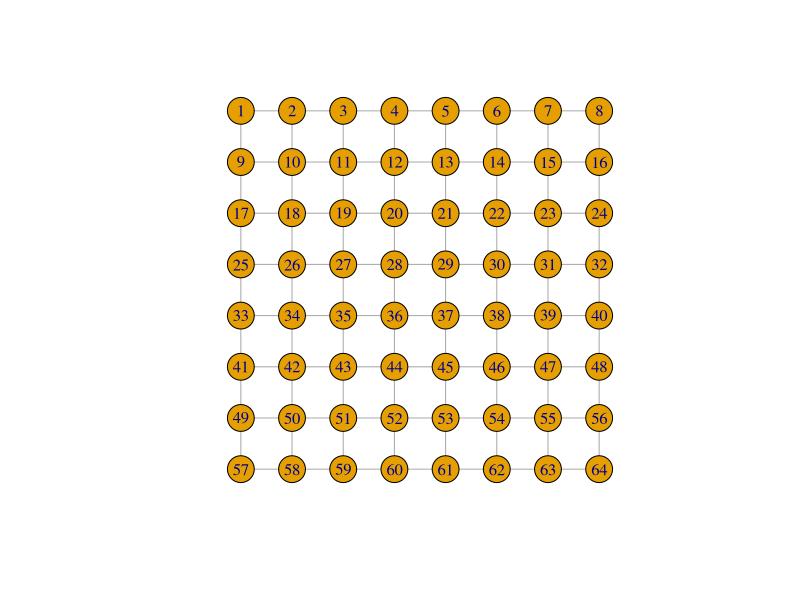
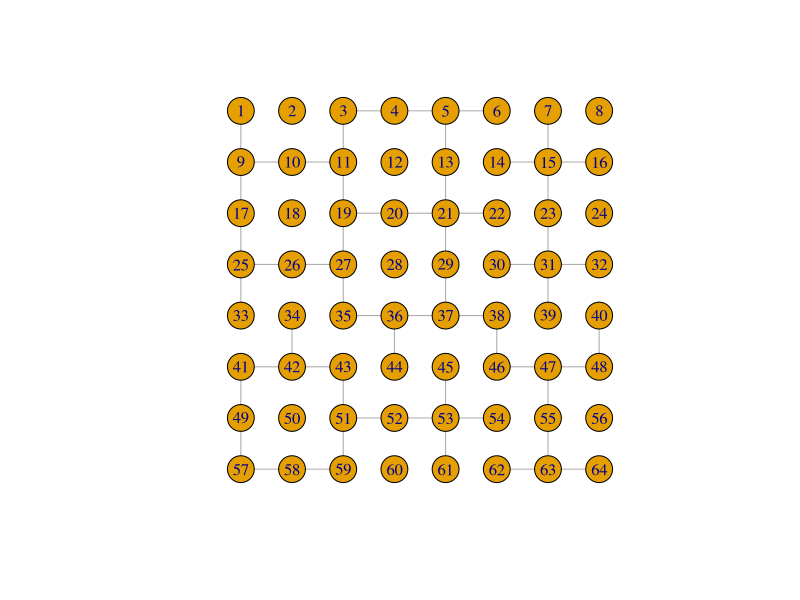

Write the R code that produced these figures, in order. (Note: this script raises an error after producing the figures.)

library(igraph)
library(tidyverse)


textile_size <- c(8,8)
code_cols <- sample(c(1,0), textile_size[1] - 1, replace = TRUE)
code_rows <- sample(c(1,0), textile_size[2] - 1, replace = TRUE)

g <- graph.lattice(textile_size)
# plot(g)

edges <- get.data.frame(g, "edges") %>%
  mutate(row_or_col = ifelse(to - from == 1, "row","col"),
         row_or_col_n = ifelse(row_or_col == "row",
                               from %/% textile_size[1] + 1,
                               ifelse(to %% textile_size[2] == 0, textile_size[2],
                                      to %% textile_size[2])))

# Create xy positions for nodes
nodes <- V(g)
pos <- matrix(V(g), nrow=textile_size[1], ncol = textile_size[2], byrow = TRUE,
              dimnames = list(1:textile_size[1], 1:textile_size[2]))
pos <- as_tibble(pos) %>% rownames_to_column(var = "x")
nodes <- pos %>%  pivot_longer(-x, names_to = "y", values_to = "name") %>%
  select(name, x, y) %>%
  map_df(as.numeric)

g <- graph.data.frame(edges, vertices = as.data.frame(nodes), directed = FALSE)
layout <- as.matrix(nodes[,c("x","y")]) %*% matrix(c(0,1,-1,0), nrow = 2)

# layout: need to rotate the layout matrix, igraph.plot uses bottom-whatever indexing
plot(g, layout = layout)

edges_code <- get.data.frame(g, "edges") %>%
  group_by(row_or_col, row_or_col_n) %>%
  mutate(odd_row_col = row_or_col_n %% 2) %>%
  mutate(code_original = ifelse(row_or_col == "col", code_rows,code_cols)) %>%
  mutate(code = ifelse(!odd_row_col,  # negate alternatively
                       code_original,
                       (code_original + 1) %% 2)) %>%
  arrange(row_or_col, row_or_col_n)
edges_filtered <- edges_code %>%
  filter(code == 1)

textile_g <- graph.data.frame(edges_filtered, vertices = as.data.frame(nodes), directed = FALSE)
layout <- as.matrix(nodes[,c("x","y")]) %*% matrix(c(0,1,-1,0), nrow = 2)

# layout: need to rotate the layout matrix, igraph.plot uses bottom-whatever indexing
plot(textile_g, layout = layout)





library(tidygraph)
library(ggraph)

tg <- as_tbl_graph(textile_g)

tg2 <- tg %>%
  mutate(components = group_components()) %>%
  activate(nodes)

n_componencts <- max(nd$components)
n_componencts

nd <- as_tibble(tg2)

library(grid)

gg <- ggplot(nd, aes(-x,-y, fill = as.factor(components))) +
  geom_raster() +
  coord_equal() + guides(fill = FALSE) +
  theme_void()
print(gg, vp=viewport(angle=90))

# graph <- tg2 %>%
#   ggraph(x = -x, y = y) +
#   # ggraph() +
#   geom_edge_link(aes(alpha = ..index..), show.legend = FALSE) +
#   geom_node_point(aes(colour = as.factor(components)), size = 7) +
#   theme_graph() + guides(colour = FALSE) +
#   coord_equal() +
#   scale_y_reverse()
# # print(graph)
# print(graph, vp=viewport(angle=90))
